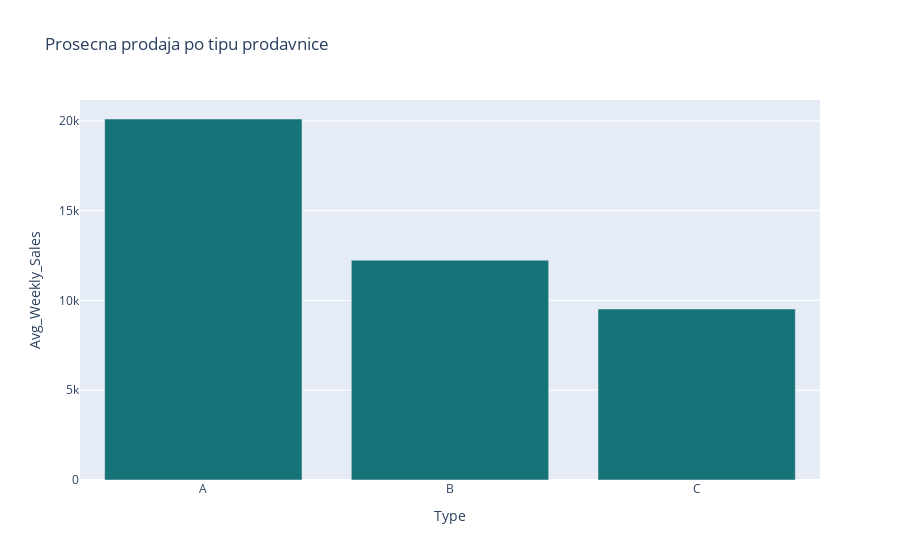

Source (notebook cell):
### Markdown cell above
### Prosecna prodaja po svakom tipu prodavnice. Kao i kod zastupljenosti tipova prodavnice, isti je slucaj i sa prodajom. Tip prodavnice A ostvaruje najvecu prodaju, zatim slede tipovi B i C.

### Code cell
avgweeklysales = data_v.groupby('Type')['Weekly_Sales'].mean().to_dict()
df = pd.DataFrame(list(avgweeklysales.items()), columns=['Type', 'Avg_Weekly_Sales'])

fig = px.bar(df, 
             x="Type", 
             y="Avg_Weekly_Sales",  
             title="Prosecna prodaja po tipu prodavnice",
             color_discrete_sequence=["#167378"])
fig.show()

### Figure 1 — Plotly figure (JSON) as saved in the notebook; plotly's stock layout.template omitted (floating-point values rounded to 4 significant figures)
{"data": [{"alignmentgroup": "True", "hovertemplate": "Type=%{x}<br>Avg_Weekly_Sales=%{y}<extra></extra>", "legendgroup": "", "marker": {"color": "#167378", "pattern": {"shape": ""}}, "name": "", "offsetgroup": "", "orientation": "v", "showlegend": false, "textposition": "auto", "type": "bar", "x": ["A", "B", "C"], "xaxis": "x", "y": [20100.0, 12240.0, 9520.0], "yaxis": "y"}], "layout": {"barmode": "relative", "legend": {"tracegroupgap": 0}, "title": {"text": "Prosecna prodaja po tipu prodavnice"}, "xaxis": {"anchor": "y", "domain": [0, 1], "title": {"text": "Type"}}, "yaxis": {"anchor": "x", "domain": [0, 1], "title": {"text": "Avg_Weekly_Sales"}}}}
